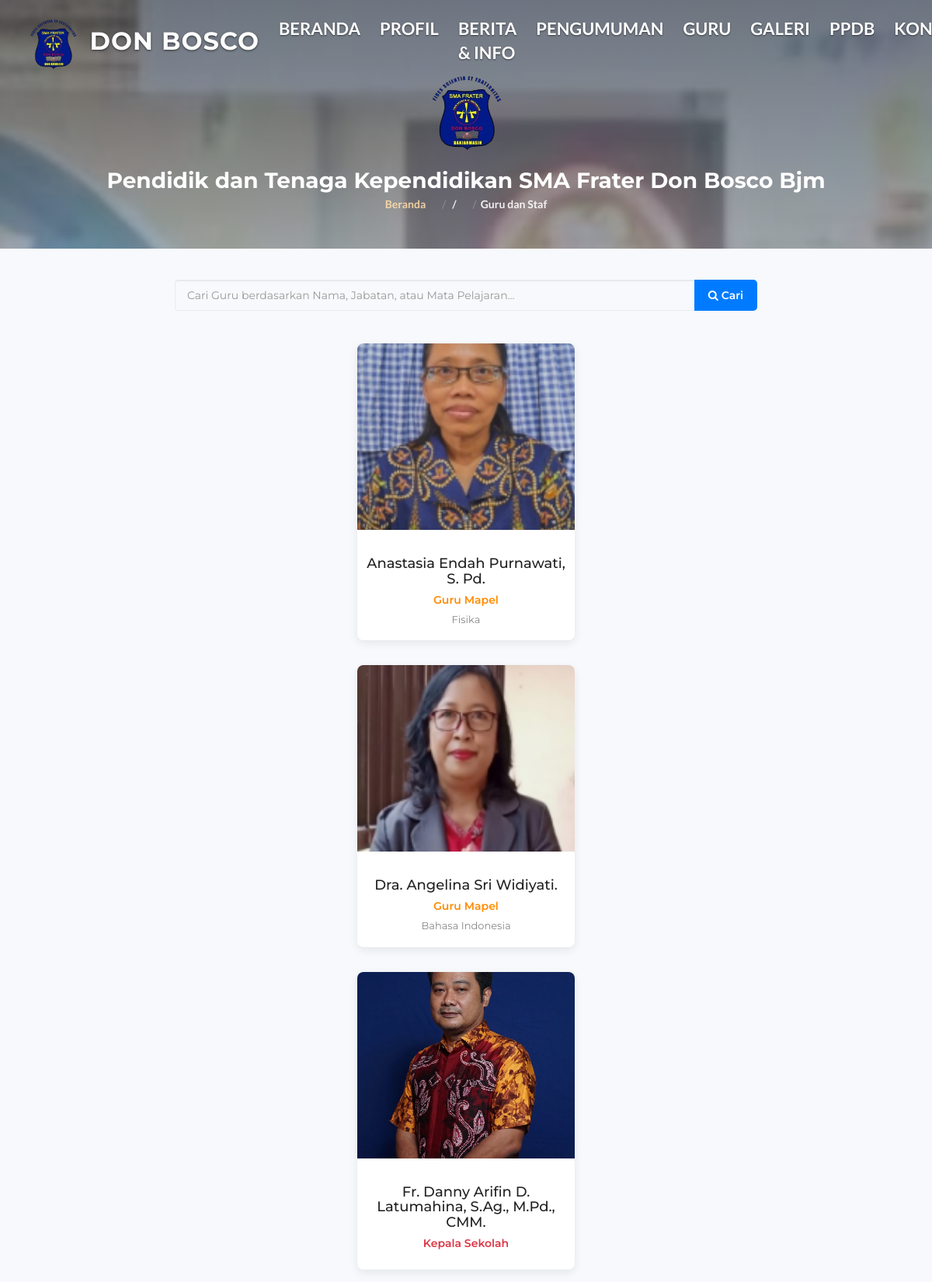
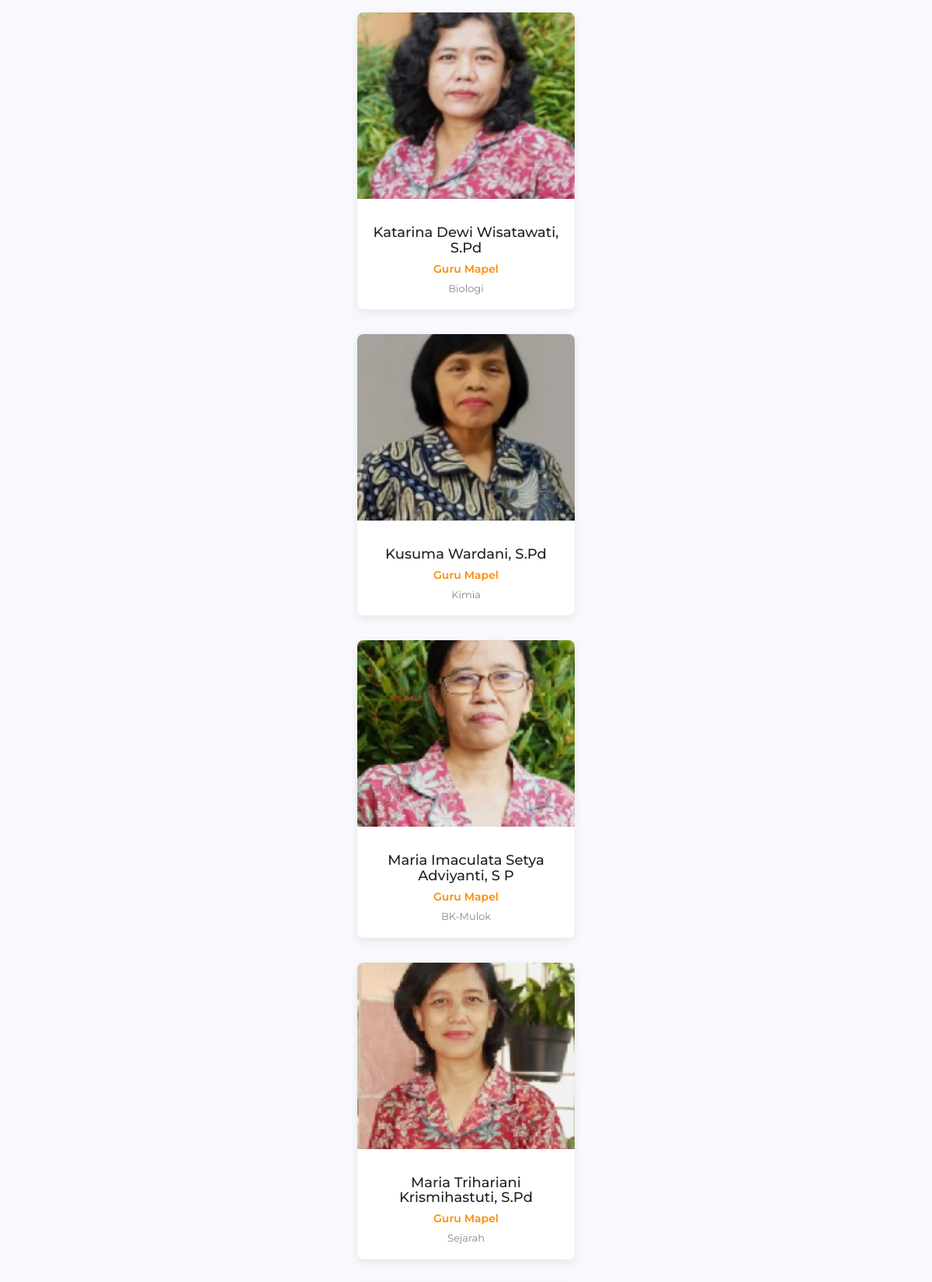
Screenshot of /guru.php (upper part) with the database file from the repository (2 pictures, top to bottom).
### tables this page shows
CREATE TABLE `guru_staf` (
  `id_guru` int NOT NULL,
  `nip` varchar(50) DEFAULT NULL,
  `nama_lengkap` varchar(100) NOT NULL,
  `jabatan` varchar(50) NOT NULL,
  `bidang_studi` varchar(100) NOT NULL,
  `email` varchar(100) DEFAULT NULL,
  `foto` varchar(255) DEFAULT NULL
);

### controllers/GuruController.php (called while the page is built, shortened)
<?php
require_once __DIR__ . '/../models/GuruModel.php';
class GuruController {
    public function index() {
        $guruModel = new GuruModel();
        $keyword = isset($_GET['cari']) ? trim($_GET['cari']) : null;
        if ($keyword) {
            $data_guru = $guruModel->getGuruBySearch($keyword);
        } else {
            $data_guru = $guruModel->getAllGuruList();
        }
        require_once __DIR__ . '/../views/template/header.php';
        require_once __DIR__ . '/../views/guru.php';
        require_once __DIR__ . '/../views/template/footer.php';
    }
}
?>

### guru.php (called while the page is built, shortened)
<?php
require_once 'controllers/GuruController.php';
$controller = new GuruController();
$controller->index();
?>

### models/GuruModel.php (called while the page is built, shortened)
<?php
require_once 'Database.php';
class GuruModel extends Database {
    public function getAllGuruList() {
        $sql = "SELECT id_guru, nip, nama_lengkap, jabatan, bidang_studi, email, foto
                  FROM guru_staf";
        $order = " ORDER BY nama_lengkap ASC";
        $final_sql = $sql . $order;
        $query = $this->query($final_sql);
        $data_guru = [];
        while ($row = mysqli_fetch_assoc($query)) {
            $data_guru[] = $row;
        }
        return $data_guru;
    }
}
?>

### models/Database.php (called while the page is built, shortened)
<?php
require_once __DIR__ . '/../Koneksi Database/koneksi.php';
class Database {
    protected $koneksi;
    public function __construct() {
        global $koneksi;
        $this->koneksi = $koneksi;
    }
    public function query($sql) {
        return mysqli_query($this->koneksi, $sql);
    }
}
?>

### views/guru.php (the view, shortened to what this page needs)
<?php
$current_keyword = isset($_GET['cari']) ? trim($_GET['cari']) : '';
?>
<!doctype html>
<html lang="id">
<head>
    <link rel="stylesheet" href="https://cdn.jsdelivr.net/npm/bootstrap@3.4.1/dist/css/bootstrap.min.css">
    <link rel="stylesheet" href="https://cdnjs.cloudflare.com/ajax/libs/font-awesome/4.7.0/css/font-awesome.min.css">
    <link rel="stylesheet" href="https://cdn.jsdelivr.net/npm/swiper@9/swiper-bundle.min.css" />
</head>
<body>
    <div class="hero-area section" style="height: 40vh; min-height: 280px;">
        <div class="container" style="margin-top: 40px;">
            <div class="row">
                <div class="col-md-10 col-md-offset-1 text-center">
                    <img src="./img/logo2.png" alt="Logo SMA Frater Don Bosco Bjm" class="logo-header-berita"
                        style="max-height: 120px;">
                    <h1 class="white-text">Pendidik dan Tenaga Kependidikan SMA Frater Don Bosco Bjm</h1>
                    <ul class="hero-area-tree">
                        <li><a href="index.php">Beranda</a></li>
                        <li> / </li>
                        <li>Guru dan Staf</li>
                    </ul>
                </div>
            </div>
        </div>
    </div>
    <div id="teachers" class="section" style="padding: 40px 0;">
        <div class="container">
            <div class="row" style="margin-bottom: 24px;">
                <div class="col-md-8 col-md-offset-2">
                    <form action="" method="GET" class="form-horizontal">
                        <div class="input-group">
                            <input type="text" name="cari" class="form-control"
                                placeholder="Cari Guru berdasarkan Nama, Jabatan, atau Mata Pelajaran..."
                                value="<?php echo htmlspecialchars($current_keyword); ?>">
                            <span class="input-group-btn">
                                <button class="btn btn-primary main-button" type="submit" style="height:40px;">
                                    <i class="fa fa-search"></i> Cari
                                </button>
                            </span>
                        </div>
                    </form>
                </div>
            </div>
            <div class="row">
                <div class="col-md-12">
                    <?php if (isset($data_guru) && count($data_guru) > 0): ?>
                        <div class="swiper my-teacher-swiper">
                            <div class="swiper-wrapper">
                                <?php foreach ($data_guru as $guru):
                                    $path_foto = "admin/uploads/guru/" . ($guru['foto'] ?? '');
                                    $nama = htmlspecialchars($guru['nama_lengkap'] ?? 'Nama Tidak Diketahui');
                                    $jabatan = htmlspecialchars($guru['jabatan'] ?? '-');
                                    $bidang = htmlspecialchars($guru['bidang_studi'] ?? '-');
                                    $email = htmlspecialchars($guru['email'] ?? 'Tidak Ada');
                                    ?>
                                    <div class="swiper-slide">
                                        <div class="single-teacher">
                                            <div class="teacher-img">
                                                <img src="<?php echo $path_foto; ?>" alt="<?php echo $nama; ?>">
                                                <div class="teacher-social">
                                                    <p>Email: <?php echo $email; ?></p>
                                                </div>
                                            </div>
                                            <div class="teacher-content">
                                                <h4><?php echo $nama; ?></h4>
                                                <span
                                                    style="color: <?php echo ($jabatan === 'Kepala Sekolah' || stripos($jabatan, 'Wali Kelas') !== false) ? '#dc3545' : '#ff8c00'; ?>;">
                                                    <?php echo $jabatan; ?>
                                                </span>
                                                <p class="small text-muted"><?php echo $bidang; ?></p>
                                            </div>
                                        </div>
                                    </div>
                                <?php endforeach; ?>
                            </div>
                        </div>
                    <?php endif; ?>
                </div>
            </div>
        </div>
    </div>
</body>
</html>

### css/style.css (style rules this page uses)
body { font-family: 'Montserrat', sans-serif; font-size: 15px; font-weight: 400; color: #798696; overflow-x:hidden; }
h1,h2,h3,h4,h5,h6 { margin-top: 12px; margin-bottom: 15px; font-weight: 600; color: #374050; }
h1 { font-size:38px; }
h4 { font-size:18px; }
a { font-family: 'Lato', sans-serif; color: #374050; font-weight: 700; }
ul,ol { margin: 0; padding: 0; list-style: none }
.white-text { color: #FFF; }
.section { position:relative; padding-top:80px; padding-bottom:80px; }
.main-button { position:relative; display:inline-block; padding:10px 30px; background-color: #FF6700; border: 2px solid transparent; border-radius: 40px; color: #FFF; -webkit-transition:0.2s all; transition:0.2s all; }
input[type="text"], input[type="email"], input[type="password"], input[type="number"], input[type="date"], input[type="url"], input[type="tel"], textarea { height: 40px; width: 100%; border: 1px solid #EBEBEB; border-radius:4px; background: transparent; padding-left: 15px; padding-right: 15px; -webkit-transition:0.2s border-color; transition:0.2s border-color; }
.hero-area { position:relative; padding-top: 80px; padding-bottom: 80px; }
.hero-area-tree li { display:inline-block; font-family: 'Lato', sans-serif; font-weight:600; font-size:14px; color:rgba(255, 255, 255, 0.8); }
.hero-area-tree li > a { color:rgba(255, 255, 255, 0.8); }
.hero-area-tree li + li:before { content: "/"; display: inline-block; margin: 0px 5px; color: rgba(235, 235, 235, 0.25); }

### css/header-custom.css (style rules this page uses)
html { scroll-behavior: smooth !important; }

### views/guru.php (style rules this page uses)
body { font-family: "Montserrat", Arial, sans-serif; background: #f7f9fc; margin: 0; color: #333; }
a { text-decoration: none; }
.hero-area { position: relative; display: flex; align-items: center; justify-content: center; overflow: hidden; }
.hero-area .container { position: relative; z-index: 2; }
.logo-header-berita { display: block; margin: 0 auto 10px; }
.hero-area h1.white-text { color: #fff; font-size: 28px; margin: 10px 0 5px; font-weight: 700; }
.hero-area .hero-area-tree { list-style: none; padding: 0; margin: 0; color: #fff; opacity: 0.9; }
.hero-area .hero-area-tree li { display: inline-block; margin: 0 6px; color: #fff; }
.hero-area .hero-area-tree a { color: #ffdca8; }
.single-teacher { background-color: #ffffff; border-radius: 8px; overflow: hidden; box-shadow: 0 4px 12px rgba(0, 0, 0, 0.08); transition: transform 0.3s ease, box-shadow 0.3s ease; margin-bottom: 16px; height: 100%; display: flex; flex-direction: column; }
.teacher-img { position: relative; overflow: hidden; width: 100%; }
.teacher-img img { transition: transform 0.5s ease; filter: brightness(0.95); width: 100%; display: block; }
.teacher-social p { color: #fff; margin: 0; font-weight: 600; }
.teacher-content { padding: 14px 12px 18px; text-align: center; flex-grow: 1; }
.teacher-content h4 { font-size: 18px; color: #222; margin: 0 0 6px; }
.teacher-content span { display: block; color: #ff8c00; font-weight: 600; margin-bottom: 6px; }
.teacher-content .text-muted { color: #888 !important; font-size: 13px; margin: 0; }
.main-button { background-color: #007bff; color: white; font-weight: 600; border-radius: 5px; padding: 10px 18px; line-height: normal; border: none; display: inline-block; }
.my-teacher-swiper { position: relative; padding: 10px 10px 30px; }
.my-teacher-swiper .swiper-wrapper { align-items: stretch; }
.my-teacher-swiper .swiper-slide { width: auto; display: flex; justify-content: center; box-sizing: border-box; padding: 8px; }
.my-teacher-swiper .single-teacher { max-width: 280px; width: 100%; }
.teacher-img img { height: 240px; object-fit: cover; }

### rows the page displays
guru_staf: foto (picture), nama_lengkap "Anastasia Endah Purnawati, S. Pd.", jabatan "Guru Mapel", bidang_studi "Fisika"
guru_staf: foto (picture), nama_lengkap "Dra. Angelina Sri Widiyati.", jabatan "Guru Mapel", bidang_studi "Bahasa Indonesia"
guru_staf: foto (picture), nama_lengkap "Fr. Danny Arifin D. Latumahina, S.Ag., M.Pd., CMM.", jabatan "Kepala Sekolah"
guru_staf: foto (picture), nama_lengkap "Katarina Dewi Wisatawati, S.Pd", jabatan "Guru Mapel", bidang_studi "Biologi"
guru_staf: foto (picture), nama_lengkap "Kusuma Wardani, S.Pd", jabatan "Guru Mapel", bidang_studi "Kimia"
guru_staf: foto (picture), nama_lengkap "Maria Imaculata Setya Adviyanti, S P", jabatan "Guru Mapel", bidang_studi "BK-Mulok"
guru_staf: foto (picture), nama_lengkap "Maria Trihariani Krismihastuti, S.Pd", jabatan "Guru Mapel", bidang_studi "Sejarah"
